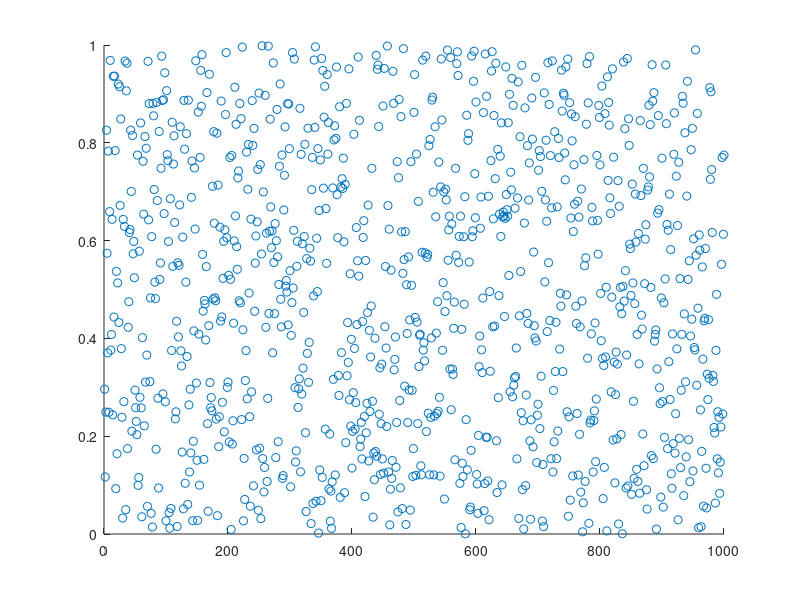
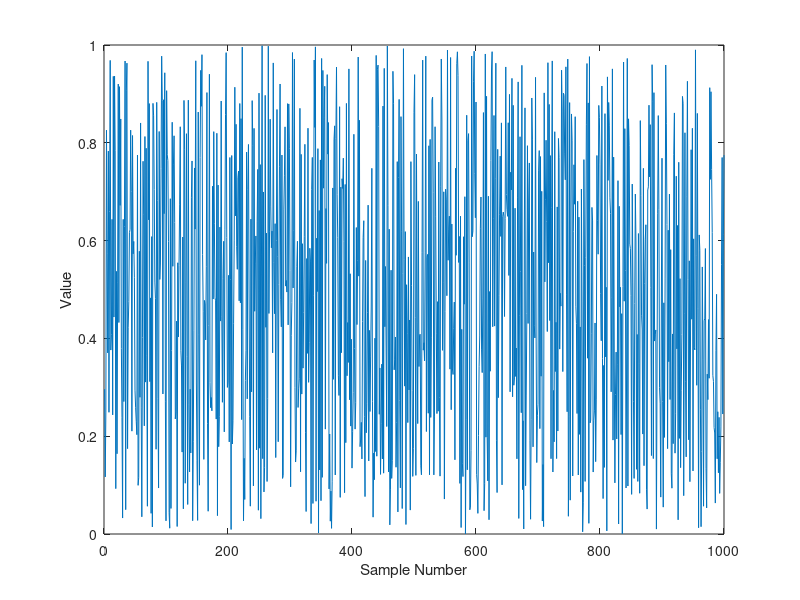

MATLAB code for these plots, in order: (Note: this script raises an error after producing the figures.)
x = rand(1000, 1);
scatter(1:1000, x)
figure
plot(1:1000, x)
xlabel('Sample Number')
ylabel('Value')

mean = mean(x(:,1));
std = std(x(:,1));

x = rand(1000, 10);

a = rand(1000,10);
m = zeros(10,1);
s = zeros(10,1);

for i=1:10,
    m(i) = mean(a(:,i));
    s(i) = std(a(:,i));
end
figure;
scatter(1:10, m);
title('Mean')
figure;
scatter(1:10, m);
title('Standard Deviation');
